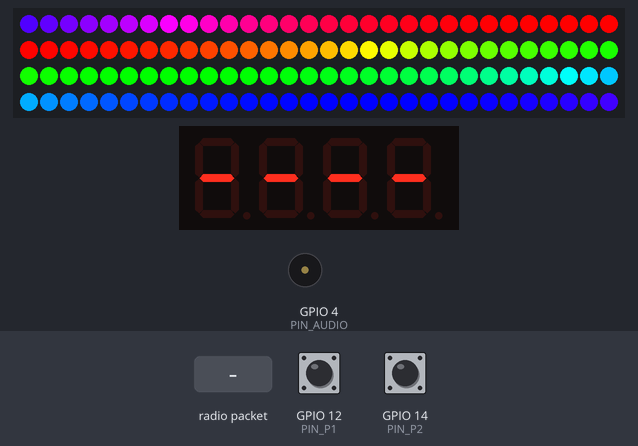
A sketch run on a simulated ESP32. On the bench: 120 RGB LEDs in strip order, left to right, continuing on the next row, 4-digit seven-segment display, buzzer (waves = sounding). The test bench sets the inputs (shaded band); at power-on: GPIO 12 (PIN_P1) HIGH, GPIO 14 (PIN_P2) HIGH. What the sketch prints to the serial monitor is not drawn.

Above: at 1.2 s.
1.3 s: GPIO 12 (PIN_P1) pulled LOW for 0.15 s
At 1.46 s:
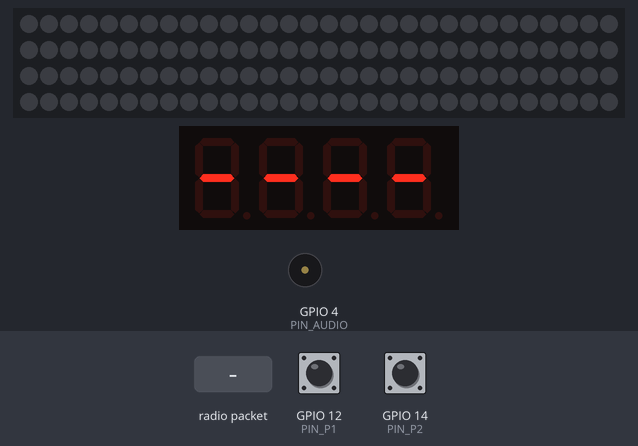
At 2.1 s:
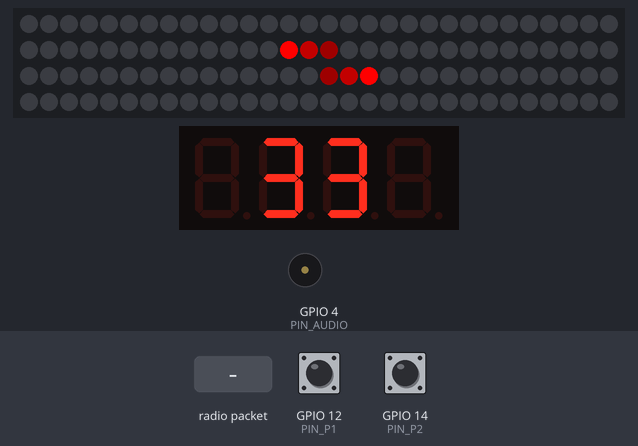
5.0 s: GPIO 14 (PIN_P2) pulled LOW for 3.2 s
At 8.9 s:
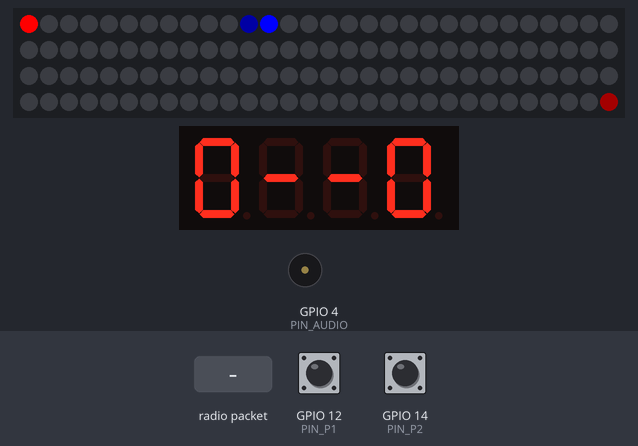
9.7 s: radio packet "1" arrives
12.7 s: GPIO 14 (PIN_P2) pulled LOW for 0.15 s
Timing chart, 0 to 15.7 s (numbered marks = the images above; inputs shaded):
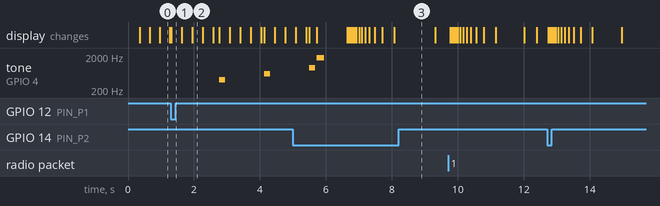

Measured:
- after the input at 1.3 s, tone on GPIO 4 (PIN_AUDIO): silent → 400 Hz after 1.5 s, → silent 0.18 s later, → 600 Hz 1.2 s later, → silent 0.18 s later

The sketch:

Strip_Racing_Game_v2.5.ino
```cpp
/*
 * ================================================================
 *  LED RACE  —  ESP32 Edition  v4
 *
 *  FIXES in v4:
 *    • Win jingle "ding" lowered to C5 (523 Hz) — much less sharp
 *    • Inactivity timeout now watches for no button presses DURING
 *      a race; idle rainbow has no timeout of its own
 *    • Countdown sweeps from BOTH sides of the strip symmetrically
 *      (since the track is circular) and every beat lasts equally long
 *
 *  WIRING
 *  ──────
 *  LED strip DI ←──[300-500Ω]──── PIN_LED   (+ 1000µF cap on 5V)
 *  Player buttons: one leg → GPIO PIN_Px,  other → GND
 *  Passive buzzer: PIN_AUDIO → buzzer+,  buzzer– → GND
 *  TM1637 CLK  ←── PIN_TM_CLK
 *  TM1637 DIO  ←── PIN_TM_DIO
 *
 *  LIBRARIES  (Library Manager)
 *    Adafruit NeoPixel  ≥ 1.9.0
 *    TM1637Display      by Avishay Orpaz
 * ================================================================
 */

#include <Adafruit_NeoPixel.h>
#include <TM1637Display.h>
#include <esp_now.h>
#include <WiFi.h>

// ================================================================
//  ★  USER CONFIG
// ================================================================
#define NUM_PLAYERS     2         // 2 / 3 / 4
#define TOTAL_LAPS      5         // Laps to win

#define NUM_LEDS        120
#define PIN_LED         2

#define PIN_AUDIO       4

#define PIN_P1          12
#define PIN_P2          14
// #define PIN_P3       26
// #define PIN_P4       27

#define PIN_TM_CLK      21
#define PIN_TM_DIO      22
#define TM_BRIGHTNESS   4         // 0 (dim) … 7 (bright)

#define ACCEL           0.20f
#define FRICTION        0.015f
#define TICK_MS         5

#define RAINBOW_STEP    512       // Hue increment per idle tick

// How long with NO button presses during a race before defeat tone
#define RACING_INACTIVITY_MS  60000UL   // 1 minute

// Duration of each countdown beat (3 / 2 / 1 / GO) in ms
// All beats are equal — like a real traffic light
#define COUNTDOWN_BEAT_MS     900

// Player colors (0x00RRGGBB)
const uint32_t PLAYER_COLOR[4] = {
    0x00FF0000,   // P1 — Red
    0x000000FF,   // P2 — Blue
    0x0000FF00,   // P3 — Green
    0x00FF8000,   // P4 — Orange
};

// ================================================================
//  ESP-NOW PACKET
// ================================================================
typedef struct {
    uint8_t buttons;   // bit0=P1, bit1=P2, bit2=P3, bit3=P4
} EspNowBtnPacket;

// ================================================================
//  GAME STATE
// ================================================================
enum GameState { STATE_IDLE, STATE_COUNTDOWN, STATE_RACING, STATE_WIN };
GameState gameState = STATE_IDLE;

// ================================================================
//  PLAYER DATA
// ================================================================
struct PlayerState {
    float   speed;
    float   dist;
    uint8_t laps;
    bool    prevBtn;
    bool    remoteBtn;
};
PlayerState players[NUM_PLAYERS];

// ================================================================
//  HARDWARE
// ================================================================
Adafruit_NeoPixel strip(NUM_LEDS, PIN_LED, NEO_GRB + NEO_KHZ800);
TM1637Display     tmDisplay(PIN_TM_CLK, PIN_TM_DIO);

// ================================================================
//  MISC GLOBALS
// ================================================================
int           buzzerTicks       = 0;
uint16_t      rainbowHue        = 0;
unsigned long lastButtonPressMs = 0;   // Updated on every button press during race

// 7-segment helpers
static const uint8_t SEG_BLANK = 0b00000000;
static const uint8_t SEG_DASH  = 0b01000000;
// "dEAd" — shown when defeat tone plays
static const uint8_t SEG_DEAD[4] = { 0x5E, 0x79, 0x77, 0x5E };
// " Go " — shown on GO beat
static const uint8_t SEG_GO[4]   = { SEG_BLANK, 0x3D, 0x5C, SEG_BLANK };

// ── Mario course-clear jingle ───────────────────────────────────
// tud tu du  tud du duu  … ding (C5 = 523 Hz — low, resolving note)
const int WIN_NOTES[] = {
    2637, 2637, 0, 2637, 0, 2093, 2637, 0, 3136,   // main phrase
    0, 0, 523                                        // rest, rest, DING ↓
};
const int WIN_NOTES_LEN = sizeof(WIN_NOTES) / sizeof(int);

// Defeat / sad descending tune
const int DEFEAT_NOTES[]   = { 523, 494, 466, 440, 415, 392 };
const int DEFEAT_NOTES_LEN = sizeof(DEFEAT_NOTES) / sizeof(int);

// ================================================================
//  UTILITIES
// ================================================================

bool readButton(int i) {
    bool phys = false;
    switch (i) {
        case 0: phys = (digitalRead(PIN_P1) == LOW); break;
        case 1: phys = (digitalRead(PIN_P2) == LOW); break;
        // case 2: phys = (digitalRead(PIN_P3) == LOW); break;
        // case 3: phys = (digitalRead(PIN_P4) == LOW); break;
    }
    return phys || players[i].remoteBtn;
}

/** True only on the tick a button transitions released → pressed. */
bool risingEdge(int i) {
    bool now  = readButton(i);
    bool edge = now && !players[i].prevBtn;
    players[i].prevBtn = now;
    return edge;
}

uint32_t dimColor(uint32_t color, float factor) {
    uint8_t r = ((color >> 16) & 0xFF) * factor;
    uint8_t g = ((color >>  8) & 0xFF) * factor;
    uint8_t b = ( color        & 0xFF) * factor;
    return strip.Color(r, g, b);
}

void beep(int freq, int ticks) {
    tone(PIN_AUDIO, freq);
    buzzerTicks = ticks;
}

void tickBuzzer() {
    if (buzzerTicks > 0 && --buzzerTicks == 0) noTone(PIN_AUDIO);
}

// ================================================================
//  TM1637 DISPLAY HELPERS
// ================================================================

/*
 *  2P:  [P1][ — ][ — ][P2]
 *  3P:  [P1][P2][P3][ — ]
 *  4P:  [P1][P2][P3][P4]
 */
void updateDisplay() {
    uint8_t segs[4];
    if (NUM_PLAYERS == 2) {
        segs[0] = tmDisplay.encodeDigit(players[0].laps);
        segs[1] = SEG_DASH;
        segs[2] = SEG_DASH;
        segs[3] = tmDisplay.encodeDigit(players[1].laps);
    } else if (NUM_PLAYERS == 3) {
        segs[0] = tmDisplay.encodeDigit(players[0].laps);
        segs[1] = tmDisplay.encodeDigit(players[1].laps);
        segs[2] = tmDisplay.encodeDigit(players[2].laps);
        segs[3] = SEG_BLANK;
    } else {
        for (int i = 0; i < 4; i++)
            segs[i] = tmDisplay.encodeDigit(players[i].laps);
    }
    tmDisplay.setSegments(segs, 4, 0);
}

void displayIdle() {
    uint8_t segs[4] = { SEG_DASH, SEG_DASH, SEG_DASH, SEG_DASH };
    tmDisplay.setSegments(segs, 4, 0);
}

/** Show a single count digit centred: " N N " */
void displayCount(int n) {
    uint8_t d    = tmDisplay.encodeDigit(n);
    uint8_t segs[4] = { SEG_BLANK, d, d, SEG_BLANK };
    tmDisplay.setSegments(segs, 4, 0);
}

void displayWinner(int winner) {
    uint8_t segs[4]  = { SEG_BLANK, SEG_BLANK, SEG_BLANK, SEG_BLANK };
    uint8_t winDigit = (NUM_PLAYERS == 2 && winner == 1) ? 3 : (uint8_t)winner;
    for (int f = 0; f < 5; f++) {
        segs[winDigit] = tmDisplay.encodeDigit(players[winner].laps);
        tmDisplay.setSegments(segs, 4, 0); delay(300);
        segs[winDigit] = SEG_BLANK;
        tmDisplay.setSegments(segs, 4, 0); delay(200);
    }
}

// ================================================================
//  RENDERING
// ================================================================

void drawCars() {
    strip.clear();
    bool flip = (millis() / 1000) & 1;
    for (int n = 0; n < NUM_PLAYERS; n++) {
        int i     = flip ? (NUM_PLAYERS - 1 - n) : n;
        int pos   = (int)players[i].dist % NUM_LEDS;
        int trail = (pos - 1 + NUM_LEDS) % NUM_LEDS;
        strip.setPixelColor(pos,   PLAYER_COLOR[i]);
        strip.setPixelColor(trail, dimColor(PLAYER_COLOR[i], 0.15f));
    }
}

// ================================================================
//  DEFEAT TONE  (called from racing inactivity timeout)
// ================================================================

void playDefeatSequence() {
    noTone(PIN_AUDIO);

    // Show "dEAd" on display
    tmDisplay.setSegments(SEG_DEAD, 4, 0);

    // Dim red pulse on strip
    for (int i = 0; i < NUM_LEDS; i++) strip.setPixelColor(i, 0x00200000);
    strip.show();

    // Descending sad tune
    for (int n = 0; n < DEFEAT_NOTES_LEN; n++) {
        tone(PIN_AUDIO, DEFEAT_NOTES[n], 280);
        delay(310);
    }
    noTone(PIN_AUDIO);

    delay(600);
    strip.clear();
    strip.show();
}

// ================================================================
//  IDLE STATE  — rainbow only, no timeout here
// ================================================================

void enterIdle() {
    gameState  = STATE_IDLE;
    rainbowHue = 0;
    displayIdle();
    Serial.println("[IDLE] Waiting for button press…");
}

void loopIdle() {
    // Rainbow — no timeout; defeat tone only happens during a race
    strip.rainbow(rainbowHue);
    strip.show();
    rainbowHue += RAINBOW_STEP;
    delay(TICK_MS);

    // Any button press → start countdown
    for (int i = 0; i < NUM_PLAYERS; i++) {
        if (risingEdge(i)) {
            Serial.printf("[IDLE] P%d pressed — starting countdown\n", i + 1);
            gameState = STATE_COUNTDOWN;
            return;
        }
    }
}

// ================================================================
//  COUNTDOWN — symmetric sweep from both sides, equal beat timing
// ================================================================

/*
 * The LED strip forms a CIRCLE.  LED 0 is the start/finish line.
 * The midpoint (NUM_LEDS/2) is the opposite side of the circle.
 *
 * For each beat a lit pixel starts at the midpoint and sweeps
 * toward LED 0 from BOTH directions simultaneously — one pixel
 * going left (decreasing index) and one going right (increasing
 * index, wrapping), so both approach the start line together.
 *
 *         mid                     mid
 *          ↓                       ↓
 *  ───→→→[60]←←←────────────────[60]→→→←←←───
 *        both pixels close in on LED 0 from both sides
 *
 * durationMs: total time for the sweep (same for every beat)
 */
void symmetricSweep(uint32_t color, int durationMs) {
    int half        = NUM_LEDS / 2;
    int delayPerLed = max(1, durationMs / half);   // even division

    for (int step = 0; step <= half; step++) {

        // Left pixel: midpoint → 0  (decreasing)
        int leftPos  = half - step;
        // Right pixel: midpoint → NUM_LEDS-1 → 0  (increasing, wraps)
        int rightPos = (half + step) % NUM_LEDS;

        strip.clear();

        // Main pixels
        strip.setPixelColor(leftPos,  color);
        strip.setPixelColor(rightPos, color);

        // Trailing tail — left side goes +1, +2 (away from 0)
        int lt1 = leftPos  + 1;
        int lt2 = leftPos  + 2;
        // Trailing tail — right side goes -1, -2 (wrapping)
        int rt1 = (rightPos - 1 + NUM_LEDS) % NUM_LEDS;
        int rt2 = (rightPos - 2 + NUM_LEDS) % NUM_LEDS;

        if (lt1 <= half) strip.setPixelColor(lt1, dimColor(color, 0.35f));
        if (lt2 <= half) strip.setPixelColor(lt2, dimColor(color, 0.12f));
        strip.setPixelColor(rt1, dimColor(color, 0.35f));
        strip.setPixelColor(rt2, dimColor(color, 0.12f));

        strip.show();
        delay(delayPerLed);
    }

    strip.clear();
    strip.show();
}

void runCountdown() {
    gameState = STATE_COUNTDOWN;

    // Each beat: number shown, sweep color, beep pitch
    // durationMs is the same for all → equal real-life timing
    struct Beat {
        int      count;
        uint32_t color;
        int      beepFreq;
    } beats[3] = {
        {3, 0x00FF0000, 400},    // Red
        {2, 0x00FFAA00, 600},    // Amber
        {1, 0x0000FF00, 900},    // Green
    };

    strip.clear();
    strip.show();
    delay(300);

    // ── 3 / 2 / 1  ──────────────────────────────────────────────
    for (int b = 0; b < 3; b++) {
        Serial.printf("[COUNTDOWN] %d\n", beats[b].count);
        displayCount(beats[b].count);

        // Symmetric sweep — fills exactly COUNTDOWN_BEAT_MS
        symmetricSweep(beats[b].color, COUNTDOWN_BEAT_MS);

        // Short beep at the end of each sweep
        tone(PIN_AUDIO, beats[b].beepFreq, 180);
        delay(200);
        noTone(PIN_AUDIO);
    }

    // ── GO ───────────────────────────────────────────────────────
    Serial.println("[COUNTDOWN] GO!");
    tmDisplay.setSegments(SEG_GO, 4, 0);

    // Instant full-strip white flash for COUNTDOWN_BEAT_MS
    for (int i = 0; i < NUM_LEDS; i++) strip.setPixelColor(i, 0x00FFFFFF);
    strip.show();
    tone(PIN_AUDIO, 1800, 220);
    delay(COUNTDOWN_BEAT_MS);
    noTone(PIN_AUDIO);
    strip.clear();
    strip.show();

    // Reset all player state; start the race clock
    for (int i = 0; i < NUM_PLAYERS; i++) {
        players[i] = {0.0f, 0.0f, 0, false, false};
    }
    lastButtonPressMs = millis();   // Inactivity clock starts now
    updateDisplay();
    gameState = STATE_RACING;
}

// ================================================================
//  WIN ANIMATION
// ================================================================

void runWinAnimation(int winner) {
    gameState = STATE_WIN;
    noTone(PIN_AUDIO);
    Serial.printf("[WIN] *** Player %d wins! ***\n", winner + 1);

    displayWinner(winner);

    // Flash green ×3
    for (int f = 0; f < 3; f++) {
        for (int i = 0; i < NUM_LEDS; i++) strip.setPixelColor(i, 0x0000FF00);
        strip.show(); delay(300);
        strip.clear(); strip.show(); delay(200);
    }

    // Hold winner's color
    for (int i = 0; i < NUM_LEDS; i++) strip.setPixelColor(i, PLAYER_COLOR[winner]);
    strip.show();

    // Mario course-clear jingle — ends with a low resolving DING (C5)
    for (int n = 0; n < WIN_NOTES_LEN; n++) {
        if (WIN_NOTES[n]) tone(PIN_AUDIO, WIN_NOTES[n], 200);
        delay(230);
        noTone(PIN_AUDIO);
    }

    delay(2000);
    enterIdle();
}

// ================================================================
//  RACING LOOP
// ================================================================

void loopRacing() {

    // ── Inactivity check ─────────────────────────────────────────
    // If nobody has pressed anything for RACING_INACTIVITY_MS → defeat
    if (millis() - lastButtonPressMs >= RACING_INACTIVITY_MS) {
        Serial.println("[RACE] Inactivity timeout — defeat");
        playDefeatSequence();
        enterIdle();
        return;
    }

    // ── Physics for each player ──────────────────────────────────
    for (int i = 0; i < NUM_PLAYERS; i++) {

        if (risingEdge(i)) {
            players[i].speed  += ACCEL;
            lastButtonPressMs  = millis();    // Reset inactivity clock
        }

        players[i].speed -= players[i].speed * FRICTION;
        if (players[i].speed < 0.0f) players[i].speed = 0.0f;

        players[i].dist += players[i].speed;

        // ── Lap detection ────────────────────────────────────────
        uint32_t threshold = (uint32_t)NUM_LEDS * (players[i].laps + 1);

        if ((uint32_t)players[i].dist >= threshold) {
            players[i].laps++;
            beep(600 + i * 100, 3);
            updateDisplay();
            Serial.printf("[RACE] P%d — lap %d / %d\n",
                          i + 1, players[i].laps, TOTAL_LAPS);

            if (players[i].laps >= TOTAL_LAPS) {
                drawCars();
                strip.show();
                runWinAnimation(i);
                return;
            }
        }
    }

    drawCars();
    strip.show();
    tickBuzzer();
    delay(TICK_MS);
}

// ================================================================
//  ESP-NOW CALLBACK  (Arduino core v3+)
//  On core v2 change first arg to:  const uint8_t *mac
// ================================================================
void onRemoteBtn(const esp_now_recv_info_t *info,
                 const uint8_t             *data,
                 int                        len) {
    if (len < (int)sizeof(EspNowBtnPacket)) return;
    const EspNowBtnPacket *pkt = (const EspNowBtnPacket *)data;
    for (int i = 0; i < NUM_PLAYERS; i++)
        players[i].remoteBtn = (pkt->buttons >> i) & 1;
}

// ================================================================
//  SETUP
// ================================================================
void setup() {
    Serial.begin(115200);
    Serial.println("[BOOT] LED Race v4");

    strip.begin();
    strip.clear();
    strip.show();

    tmDisplay.setBrightness(TM_BRIGHTNESS);
    displayIdle();

    pinMode(PIN_P1, INPUT_PULLUP);
    pinMode(PIN_P2, INPUT_PULLUP);
    // pinMode(PIN_P3, INPUT_PULLUP);
    // pinMode(PIN_P4, INPUT_PULLUP);
    pinMode(PIN_AUDIO, OUTPUT);

    WiFi.mode(WIFI_STA);
    if (esp_now_init() == ESP_OK) {
        esp_now_register_recv_cb(onRemoteBtn);
        Serial.print("[ESP-NOW] Ready. MAC: ");
        Serial.println(WiFi.macAddress());
    } else {
        Serial.println("[ESP-NOW] Init failed — physical buttons only");
    }

    enterIdle();
}

// ================================================================
//  MAIN LOOP
// ================================================================
void loop() {
    switch (gameState) {
        case STATE_IDLE:      loopIdle();      break;
        case STATE_COUNTDOWN: runCountdown();  break;
        case STATE_RACING:    loopRacing();    break;
        case STATE_WIN:       enterIdle();     break;
    }
}


// ================================================================
//  REMOTE SENDER — copy into a separate .ino on a second ESP32
// ================================================================
/*

#include <esp_now.h>
#include <WiFi.h>

uint8_t RECEIVER_MAC[] = {0xAA, 0xBB, 0xCC, 0xDD, 0xEE, 0xFF};  // ← paste main MAC here

#define REMOTE_PIN_P1  12
#define REMOTE_PIN_P2  14

typedef struct { uint8_t buttons; } EspNowBtnPacket;
esp_now_peer_info_t peerInfo;
EspNowBtnPacket     packet;
uint8_t             lastPacket = 0xFF;

void onSent(const uint8_t *mac, esp_now_send_status_t status) {}

void setup() {
    Serial.begin(115200);
    pinMode(REMOTE_PIN_P1, INPUT_PULLUP);
    pinMode(REMOTE_PIN_P2, INPUT_PULLUP);
    WiFi.mode(WIFI_STA);
    esp_now_init();
    esp_now_register_send_cb(onSent);
    memcpy(peerInfo.peer_addr, RECEIVER_MAC, 6);
    peerInfo.channel = 0;
    peerInfo.encrypt = false;
    esp_now_add_peer(&peerInfo);
}

void loop() {
    uint8_t bits = 0;
    if (digitalRead(REMOTE_PIN_P1) == LOW) bits |= (1 << 0);
    if (digitalRead(REMOTE_PIN_P2) == LOW) bits |= (1 << 1);
    if (bits != lastPacket) {
        packet.buttons = bits;
        esp_now_send(RECEIVER_MAC, (uint8_t *)&packet, sizeof(packet));
        lastPacket = bits;
    }
    delay(10);
}

*/
```
